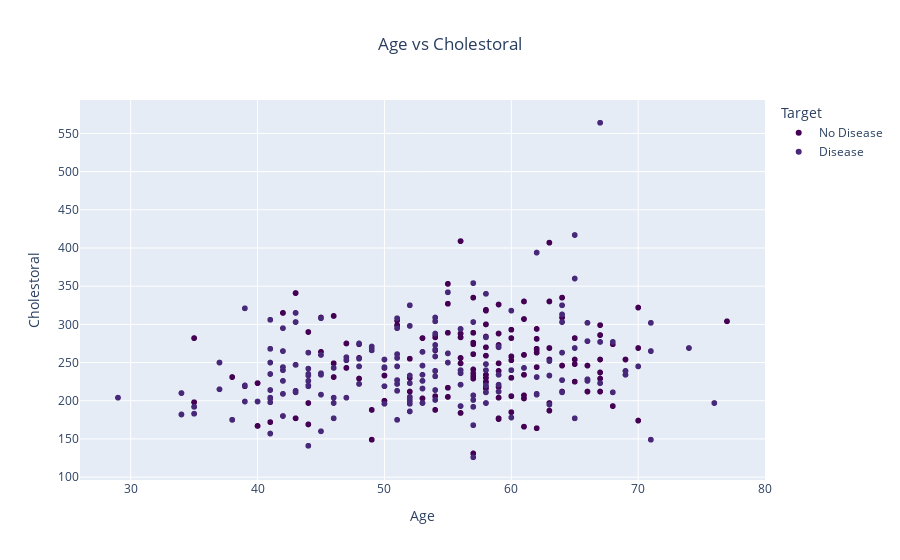

Source (notebook cell):
### Code cell
# Create a scatter plot using Plotly Express
fig = px.scatter(df, x='Age', y='Cholestoral', color='Target',
                 title='Age vs Cholestoral', 
                 category_orders={'Target': ['No Disease', 'Disease']},
                 color_discrete_sequence=px.colors.sequential.Viridis)

# Update layout for better readability
fig.update_layout(
    xaxis_title='Age',
    yaxis_title='Cholestoral',
    title_x=0.5,
    legend_title='Target')

fig.show()

### Figure 1 — Plotly figure (JSON) as saved in the notebook; plotly's stock layout.template omitted (floating-point values rounded to 4 significant figures; data arrays with more than 128 entries replaced by an {"elided": "..."} marker saying what was removed)
{"data": [{"hovertemplate": "Target=No Disease<br>Age=%{x}<br>Cholestoral=%{y}<extra></extra>", "legendgroup": "No Disease", "marker": {"color": "#440154", "symbol": "circle"}, "mode": "markers", "name": "No Disease", "showlegend": true, "type": "scattergl", "x": {"elided": "499 int values"}, "xaxis": "x", "y": {"elided": "499 int values"}, "yaxis": "y"}, {"hovertemplate": "Target=Disease<br>Age=%{x}<br>Cholestoral=%{y}<extra></extra>", "legendgroup": "Disease", "marker": {"color": "#482878", "symbol": "circle"}, "mode": "markers", "name": "Disease", "showlegend": true, "type": "scattergl", "x": {"elided": "526 int values"}, "xaxis": "x", "y": {"elided": "526 int values"}, "yaxis": "y"}], "layout": {"legend": {"title": {"text": "Target"}, "tracegroupgap": 0}, "title": {"text": "Age vs Cholestoral", "x": 0.5}, "xaxis": {"anchor": "y", "domain": [0, 1], "title": {"text": "Age"}}, "yaxis": {"anchor": "x", "domain": [0, 1], "title": {"text": "Cholestoral"}}}}
